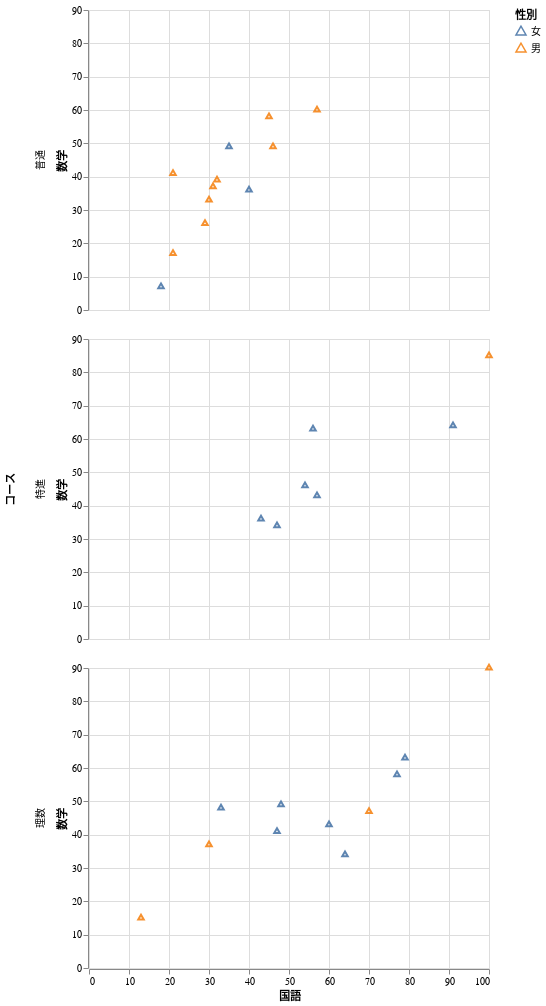

This figure's notebook cell:
### Code cell
altair_chart = (
    alt.Chart(data=df)
    .mark_point(size=30, opacity=0.9, shape="triangle")
    .encode(
        x=alt.X("国語"),
        y=alt.Y("数学"),
        row=alt.Row("コース"),
        color=alt.Color("性別")
    )
)
altair_chart

### Figure 1 — Vega-Lite specification as saved in the notebook (floating-point values rounded to 4 significant figures)
{"config": {"view": {"continuousWidth": 400, "continuousHeight": 300}}, "data": {"name": "data-84fa8bf75cf1b4016f3998f52cc793b2"}, "mark": {"type": "point", "opacity": 0.9, "shape": "triangle", "size": 30}, "encoding": {"color": {"field": "性別", "type": "nominal"}, "row": {"field": "コース", "type": "nominal"}, "x": {"field": "国語", "type": "quantitative"}, "y": {"field": "数学", "type": "quantitative"}}, "$schema": "https://vega.github.io/schema/vega-lite/v4.17.0.json", "datasets": {"data-84fa8bf75cf1b4016f3998f52cc793b2": [{"学生番号": "ID01", "国語": 18, "数学": 7, "理科": 15, "社会": 17, "英語": 11, "コース": "普通", "性別": "女"}, {"学生番号": "ID02", "国語": 47, "数学": 34, "理科": 49, "社会": 57, "英語": 80, "コース": "特進", "性別": "女"}, {"学生番号": "ID03", "国語": 32, "数学": 39, "理科": 41, "社会": 42, "英語": 42, "コース": "普通", "性別": "男"}, {"学生番号": "ID04", "国語": 64, "数学": 34, "理科": 68, "社会": 71, "英語": 54, "コース": "理数", "性別": "女"}, {"学生番号": "ID05", "国語": 21, "数学": 41, "理科": 45, "社会": 51, "英語": 47, "コース": "普通", "性別": "男"}, {"学生番号": "ID06", "国語": 47, "数学": 41, "理科": 56, "社会": 64, "英語": 75, "コース": "理数", "性別": "女"}, {"学生番号": "ID07", "国語": 77, "数学": 58, "理科": 60, "社会": 69, "英語": 74, "コース": "理数", "性別": "女"}, {"学生番号": "ID08", "国語": 70, "数学": 47, "理科": 74, "社会": 80, "英語": 46, "コース": "理数", "性別": "男"}, {"学生番号": "ID09", "国語": 57, "数学": 43, "理科": 49, "社会": 58, "英語": 40, "コース": "特進", "性別": "女"}, {"学生番号": "ID10", "国語": 33, "数学": 48, "理科": 53, "社会": 61, "英語": 76, "コース": "理数", "性別": "女"}, {"学生番号": "ID11", "国語": 45, "数学": 58, "理科": 47, "社会": 54, "英語": 45, "コース": "普通", "性別": "男"}, {"学生番号": "ID12", "国語": 35, "数学": 49, "理科": 51, "社会": 67, "英語": 46, "コース": "普通", "性別": "女"}, {"学生番号": "ID13", "国語": 30, "数学": 37, "理科": 41, "社会": 48, "英語": 48, "コース": "理数", "性別": "男"}, {"学生番号": "ID14", "国語": 46, "数学": 49, "理科": 50, "社会": 53, "英語": 50, "コース": "普通", "性別": "男"}, {"学生番号": "ID15", "国語": 79, "数学": 63, "理科": 96, "社会": 93, "英語": 88, "コース": "理数", "性別": "女"}, {"学生番号": "ID16", "国語": 60, "数学": 43, "理科": 58, "社会": 66, "英語": 56, "コース": "理数", "性別": "女"}, {"学生番号": "ID17", "国語": 43, "数学": 36, "理科": 36, "社会": 42, "英語": 47, "コース": "特進", "性別": "女"}, {"学生番号": "ID18", "国語": 31, "数学": 37, "理科": 40, "社会": 44, "英語": 55, "コース": "普通", "性別": "男"}, {"学生番号": "ID19", "国語": 91, "数学": 64, "理科": 84, "社会": 96, "英語": 96, "コース": "特進", "性別": "女"}, {"学生番号": "ID20", "国語": 100, "数学": 90, "理科": 100, "社会": 100, "英語": 100, "コース": "理数", "性別": "男"}, {"学生番号": "ID21", "国語": 48, "数学": 49, "理科": 57, "社会": 68, "英語": 44, "コース": "理数", "性別": "女"}, {"学生番号": "ID22", "国語": 56, "数学": 63, "理科": 55, "社会": 64, "英語": 45, "コース": "特進", "性別": "女"}, {"学生番号": "ID23", "国語": 29, "数学": 26, "理科": 36, "社会": 38, "英語": 32, "コース": "普通", "性別": "男"}, {"学生番号": "ID24", "国語": 100, "数学": 85, "理科": 90, "社会": 95, "英語": 100, "コース": "特進", "性別": "男"}, {"学生番号": "ID25", "国語": 30, "数学": 33, "理科": 37, "社会": 41, "英語": 35, "コース": "普通", "性別": "男"}, {"学生番号": "ID26", "国語": 13, "数学": 15, "理科": 20, "社会": 19, "英語": 24, "コース": "理数", "性別": "男"}, {"学生番号": "ID27", "国語": 21, "数学": 17, "理科": 24, "社会": 26, "英語": 15, "コース": "普通", "性別": "男"}, {"学生番号": "ID28", "国語": 57, "数学": 60, "理科": 58, "社会": 61, "英語": 43, "コース": "普通", "性別": "男"}, {"学生番号": "ID29", "国語": 40, "数学": 36, "理科": 42, "社会": 47, "英語": 45, "コース": "普通", "性別": "女"}, {"学生番号": "ID30", "国語": 54, "数学": 46, "理科": 47, "社会": 55, "英語": 47, "コース": "特進", "性別": "女"}]}}
